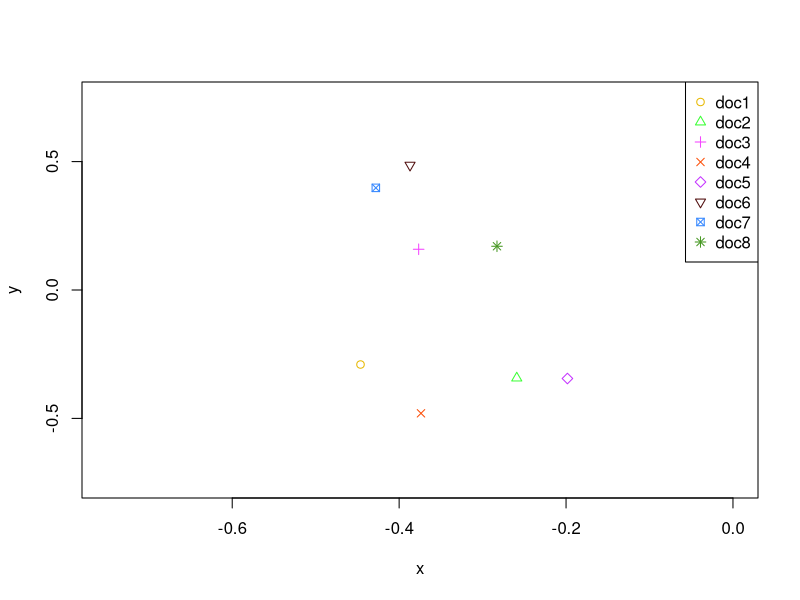

Generate this figure with R: (Note: this script raises an error after producing the figure.)
#Define matrix
indexWords <- c("windows", "azure", 
                "cloud", "microsoft", 
                "chairman", "bill", 
                "gates", "retirement", 
                "morning", "success", 
                "attributed", "successful",
                "sunrise", "garden", 
                "wooden", "frames",
                "trees","flowers")

A <- matrix(c(1,1,1,1,0,0,0,0,0,0,0,0,0,0,0,0,0,0,
              0,0,0,1,1,1,1,1,1,0,0,0,0,0,0,0,0,0,
              1,0,0,0,0,0,1,0,0,1,1,0,0,0,0,0,0,0,
              0,1,1,1,0,0,1,0,0,0,0,1,0,0,0,0,0,0,
              0,0,1,0,0,0,0,0,1,0,0,0,1,1,0,0,0,0,
              1,0,0,0,0,0,0,0,0,0,0,0,0,0,1,1,0,0,
              1,0,0,0,0,0,1,0,0,0,0,0,0,0,2,0,0,0,
              1,0,0,0,0,0,0,0,0,0,0,0,0,1,0,0,1,1),
            nrow = 18, 
            dimnames = list(
                            "terms" = indexWords,
                            "docs" = c("d1","d2","d3","d4","d5","d6","d7","d8")
                            ) )

normalize <- function(x) {x / sqrt(sum(x^2))}
A.normalize <- A

for(i in 1:dim(A)[2]) {
  A.normalize[,i] <- normalize(A[,i])
}


A.normalize.svd <- svd(A.normalize)

#rank 2
A.decomposed.u <- A.normalize.svd$u[,c(1,2)]
#new coordinnates of each doc
A.decomposed.v <- A.normalize.svd$v[,c(1,2)]
A.decomposed.d <- matrix(0, 2, 2)
A.decomposed.d[1,1] <- A.normalize.svd$d[1]
A.decomposed.d[2,2] <- A.normalize.svd$d[2]

#1/d and guarantee that inf is 0
A.decomposed.d.inverse <- 1/A.decomposed.d
A.decomposed.d.inverse[which(!is.finite(A.decomposed.d.inverse))] <- 0

docs.coord <- matrix(A.decomposed.v, nrow = 8, dimnames = list("docs" = c("d1", "d2", "d3","d4", "d5", "d6", "d7", "d8"),"coordinates" = c("x", "y")) )

plot(x = A.decomposed.v[,1], y = A.decomposed.v[,2], 
     col = c("#E7B800", "#39FF33", "#F445FF","#FC4E07","#C433FF", "#4F0C0C", "#3386FF","#469722"), 
     xlim = c(-0.75,0), ylim = c(-0.75,0.75), 
     xlab = "x", ylab = "y",
     pch = 1:8)
legend("topright", legend = c("doc1", "doc2", "doc3","doc4", "doc5","doc6", "doc7","doc8"),
       col =  c("#E7B800", "#39FF33", "#F445FF","#FC4E07","#C433FF", "#4F0C0C", "#3386FF","#469722"),
       pch = 1:8 )


#Query
#Microsoft windows
#windows garden
Q = matrix(c(1, 0, 0, 1, 0, 0, 0, 0, 0, 0, 0,0, 0, 0, 0, 0, 0, 0,
             1, 0, 0, 0, 0, 0, 0, 0, 0, 0, 0,0, 0,1, 0, 0, 0, 0), nrow=18,
           dimnames = list("terms" = indexWords,
                           "query" = c("q1","q2")) )



q1.aux <- t(Q[,1]) %*% (A.decomposed.u)
q1 <- q1.aux %*% dInverse

q2.aux <- t(Q[,2]) %*% (A.decomposed.u)
q2 <- q2.aux %*% dInverse

plotM <- matrix(0,nrow = 10, ncol = 2)

plotM[1,] <- A.decomposed.v[1,]
plotM[2,] <- A.decomposed.v[2,]
plotM[3,] <- A.decomposed.v[3,]
plotM[4,] <- A.decomposed.v[4,]
plotM[5,] <- A.decomposed.v[5,]
plotM[6,] <- A.decomposed.v[6,]
plotM[7,] <- A.decomposed.v[7,]
plotM[8,] <- A.decomposed.v[8,]
plotM[9,] <- q1
plotM[10,] <- q2

plot(x = plotM[,1], y = plotM[,2], 
     col = c("#E7B800","#E7B800","#E7B800","#E7B800","#E7B800","#E7B800","#E7B800","#E7B800","#00AFBB","#00AFBB"), 
     xlim = c(-0.75,0), ylim = c(-0.75,0.75), 
     xlab = "x", ylab = "y",
     pch = c(1,2,3,4,5,6,7,8,16,17))
legend("topleft", legend = c("doc1", "doc2", "doc3","doc4", "doc5","doc6", "doc7","doc8"),
       col =  c("#E7B800"),
       pch = 1:8 )

legend("topright", legend = c("Microsoft windows","windows garden" ),
       col =  c("#00AFBB"),
       pch = c(16, 17) )

combo.noDecompose = matrix(c(0, 0, 0, 0, 0, 0, 0, 0, 0, 0, 0,0, 0, 0, 0, 0), nrow =2,
               dimnames = list("query" = c("q1","q2"),
                               "docs" = c("d1","d2","d3","d4","d5","d6","d7","d8")
                               ) )
combo.decompose = matrix(c(0, 0, 0, 0, 0, 0, 0, 0, 0, 0, 0,0, 0, 0, 0, 0), nrow =2,
                           dimnames = list("query" = c("q1","q2"),
                                           "docs" = c("d1","d2","d3","d4","d5","d6","d7","d8")
                           ) )
for(i in 1:dim(A)[2]) {
  combo.noDecompose[1,i] <- t(Q[,1]) %*% A.normalize[,i]
  combo.noDecompose[2,i] <- t(Q[,2]) %*% A.normalize[,i]
  combo.decompose[1,i] <- q1 %*% A.decomposed.v[i,]
  combo.decompose[2,i] <- q2 %*% A.decomposed.v[i,]
}






################################################################
#     
#                     QUESTION 2
#
################################################################

avgSimilarity <- 
computeSimilarity <- function(termNotIncluded, begin=1, finish=8) {
  N <- dim(A)[2]
  aux <- 1/(N*(N-1))
  sum <- 0
  for(i in begin:finish) {
    for(k in begin:finish) {
      if(i != k){
        iDoc <- A.normalize[,i]
        kDoc <- A.normalize[,k]
        sum <- sum + t(iDoc[indexWords[which(indexWords != termNotIncluded)]])  %*% kDoc[indexWords[which(indexWords != termNotIncluded)]]
      }
        
    }
  }
  aux * sum
}

allTermsSimilarity <- computeSimilarity("")

dvValues <- integer(length(indexWords))
names(dvValues) <- indexWords

for(term in indexWords) {
  dvValues[term] <- allTermsSimilarity - computeSimilarity( termNotIncluded = term)
}
















